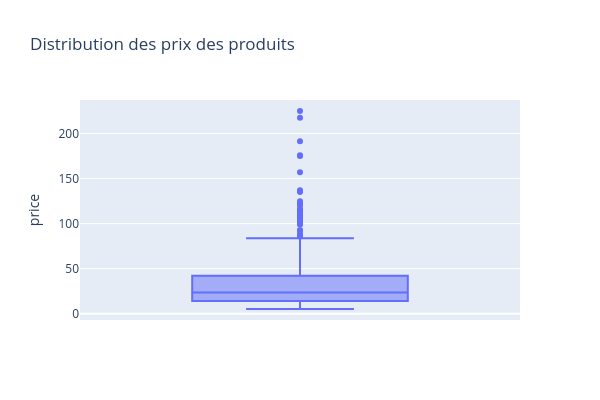

Here is the notebook cell this chart was saved with:
### Code cell
#Autre méthode avec plotly express
fig = px.box(df_merge, y="price", title="Distribution des prix des produits", width=600, height=400)
fig.show()

### Figure 1 — Plotly figure (JSON) as saved in the notebook; plotly's stock layout.template omitted (floating-point values rounded to 4 significant figures; data arrays with more than 128 entries replaced by an {"elided": "..."} marker saying what was removed)
{"data": [{"alignmentgroup": "True", "hovertemplate": "price=%{y}<extra></extra>", "legendgroup": "", "marker": {"color": "#636efa"}, "name": "", "notched": false, "offsetgroup": "", "orientation": "v", "showlegend": false, "type": "box", "x0": " ", "xaxis": "x", "y": {"elided": "714 float values"}, "y0": " ", "yaxis": "y"}], "layout": {"boxmode": "group", "height": 400, "legend": {"tracegroupgap": 0}, "title": {"text": "Distribution des prix des produits"}, "width": 600, "xaxis": {"anchor": "y", "domain": [0, 1]}, "yaxis": {"anchor": "x", "domain": [0, 1], "title": {"text": "price"}}}}
